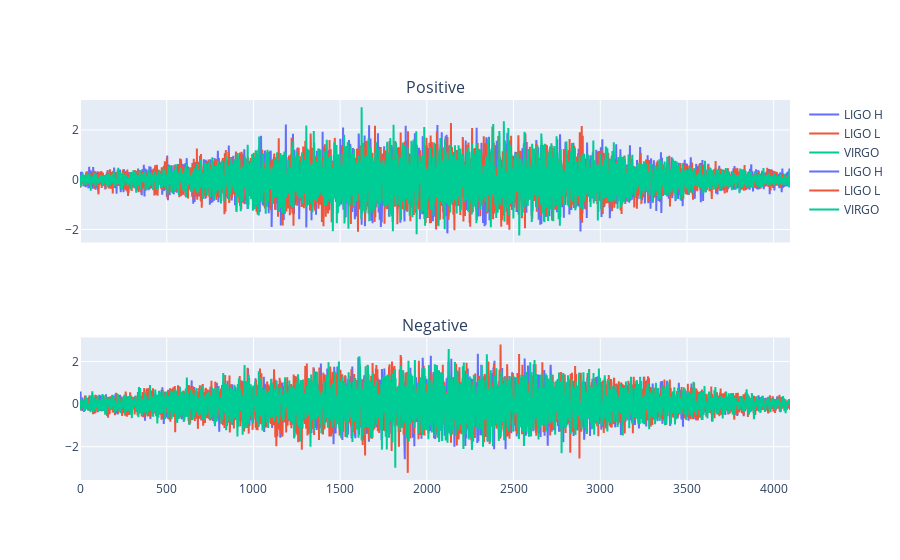

Source (notebook cell):
### Code cell
plot_amplitude_time([pre_process(path_pos_0), pre_process(path_neg_0)], ['Positive', 'Negative'])
plot_asd([pre_process(path_pos_0), pre_process(path_neg_0)], ["positive", "negative"])

### Figure 1 — Plotly figure (JSON) as saved in the notebook; plotly's stock layout.template omitted (floating-point values rounded to 4 significant figures; data arrays with more than 128 entries replaced by an {"elided": "..."} marker saying what was removed)
{"data": [{"line": {"color": "#636EFA"}, "name": "LIGO H", "type": "scatter", "x": {"elided": "4095 int values"}, "xaxis": "x", "y": {"elided": "4096 float values"}, "yaxis": "y"}, {"line": {"color": "#EF553B"}, "name": "LIGO L", "type": "scatter", "x": {"elided": "4095 int values"}, "xaxis": "x", "y": {"elided": "4096 float values"}, "yaxis": "y"}, {"line": {"color": "#00CC96"}, "name": "VIRGO", "type": "scatter", "x": {"elided": "4095 int values"}, "xaxis": "x", "y": {"elided": "4096 float values"}, "yaxis": "y"}, {"line": {"color": "#636EFA"}, "name": "LIGO H", "type": "scatter", "x": {"elided": "4095 int values"}, "xaxis": "x2", "y": {"elided": "4096 float values"}, "yaxis": "y2"}, {"line": {"color": "#EF553B"}, "name": "LIGO L", "type": "scatter", "x": {"elided": "4095 int values"}, "xaxis": "x2", "y": {"elided": "4096 float values"}, "yaxis": "y2"}, {"line": {"color": "#00CC96"}, "name": "VIRGO", "type": "scatter", "x": {"elided": "4095 int values"}, "xaxis": "x2", "y": {"elided": "4096 float values"}, "yaxis": "y2"}], "layout": {"annotations": [{"font": {"size": 16}, "showarrow": false, "text": "Positive", "x": 0.5, "xanchor": "center", "xref": "paper", "y": 1, "yanchor": "bottom", "yref": "paper"}, {"font": {"size": 16}, "showarrow": false, "text": "Negative", "x": 0.5, "xanchor": "center", "xref": "paper", "y": 0.375, "yanchor": "bottom", "yref": "paper"}], "xaxis": {"anchor": "y", "domain": [0, 1], "matches": "x2", "showticklabels": false}, "xaxis2": {"anchor": "y2", "domain": [0, 1]}, "yaxis": {"anchor": "x", "domain": [0.625, 1]}, "yaxis2": {"anchor": "x2", "domain": [0, 0.375]}}}
